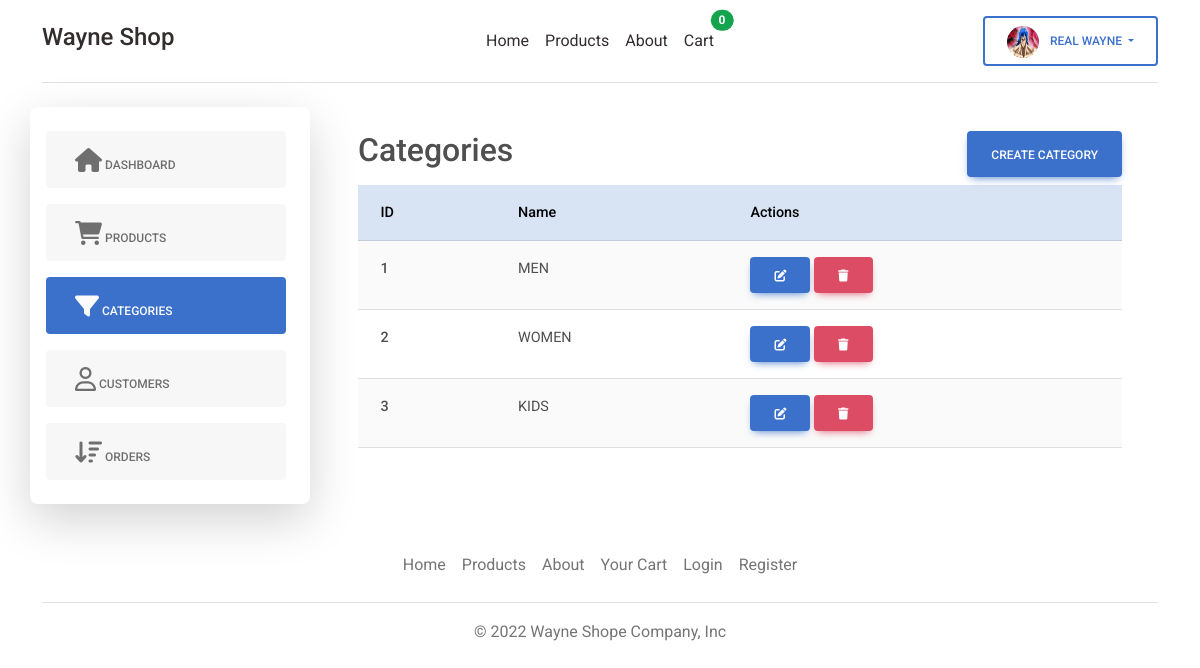
Screenshot of /admins/categories.php (signed in) with the database file from the repository.
### tables this page shows
CREATE TABLE `categories` (
  `id` int(11) NOT NULL,
  `name` text NOT NULL
);

### services/category_service.php (called while the page is built, shortened)
<?php
function get_all_categories()
{
  global $pdo;
  $sql = "SELECT * FROM categories";
  $statement = $pdo->query($sql);
  $categories = $statement->fetchAll(PDO::FETCH_ASSOC);
  return $categories;
}

### admins/categories.php (the view, shortened to what this page needs)
<?php include("../partials/header.php"); ?>
<?php include("../partials/admins_sidebar.php") ?>
<?php
$categories = get_all_categories();
?>
<div>
  <div class="d-flex justify-content-between   mb-2">
    <h2>Categories</h2>
    <button type="button" class="btn btn-primary" data-mdb-toggle="modal" data-mdb-target="#exampleModal">
      Create Category
    </button>
  </div>
  <div class="table-responsive">
    <table class="table table-striped  ">
      <thead class="table-primary">
        <tr>
          <th>ID</th>
          <th>Name</th>
          <th>Actions</th>
        </tr>
      </thead>
      <tbody>
        <?php foreach ($categories as $category) : ?>
          <tr>
            <th scope="row"><?php echo ($category["id"]) ?></th>
            <td><?php echo ($category["name"]) ?></td>
            <td>
              <button type="button" class="btn btn-primary" data-mdb-toggle="modal" data-mdb-target="#edit_modal">
                <i class="fa-solid fa-pen-to-square"></i>
              </button>
              <form class="d-inline" action="/commerce/admins/categories.php" method="POST">
                <button type="submit" name="_action" , value="delete_category" class="btn btn-danger"><i class="fa-solid fa-trash"></i></button>
              </form>
            </td>
          </tr>
        <?php endforeach; ?>
      </tbody>
    </table>
  </div>
</div>
<?php include("../partials/admins_sidebar_closing.php"); ?>
<?php include("../partials/footer.php"); ?>

### rows the page displays
categories: id "1", name "MEN"
categories: id "2", name "WOMEN"
categories: id "3", name "KIDS"

### other values shown
$cart_items_count "0"
$navbar_user["first_name"] "REAL"
$navbar_user["last_name"] "WAYNE"
